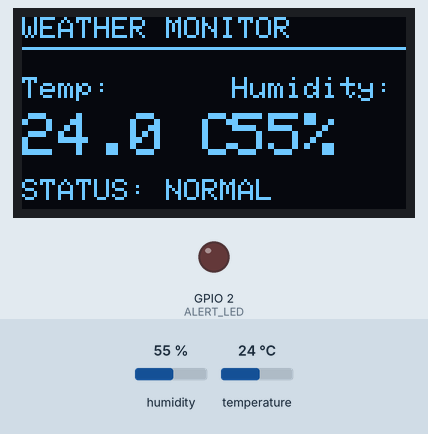
This sketch was run on a simulated ESP32-S2. Parts: 128×64 one-colour display, output pins drawn as LEDs (lit = HIGH). Inputs (shaded band) come from the test bench; at power-on: temperature 24 °C, humidity 55 %. What the sketch prints to the serial monitor is not drawn.

Above: at 3.2 s.
3.3 s: temperature set to 29.3 °C
At 4.5 s:
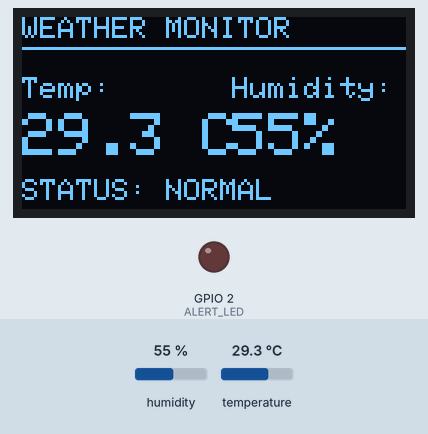
6.0 s: temperature set to 30.4 °C
At 7.2 s:
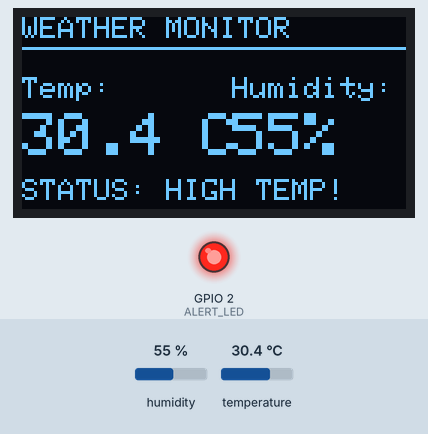
8.7 s: humidity set to 22 %
At 11.3 s:
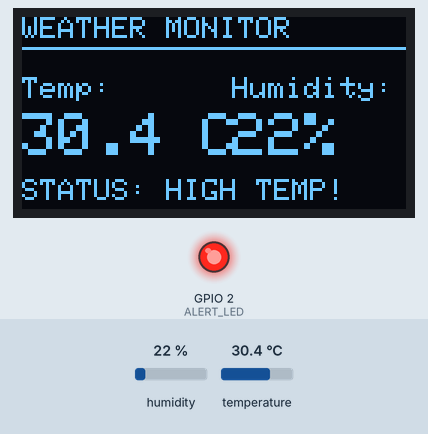
11.7 s: temperature set to 12 °C
At 12.7 s:
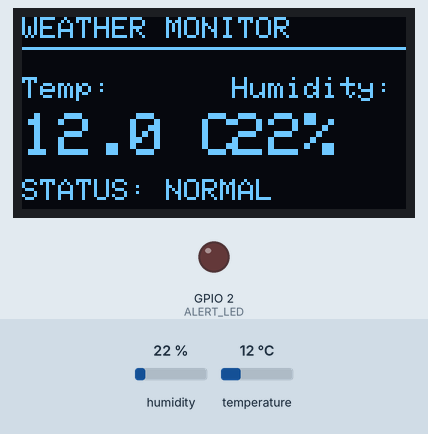
14.4 s: humidity set to 40 %
At 16.9 s:
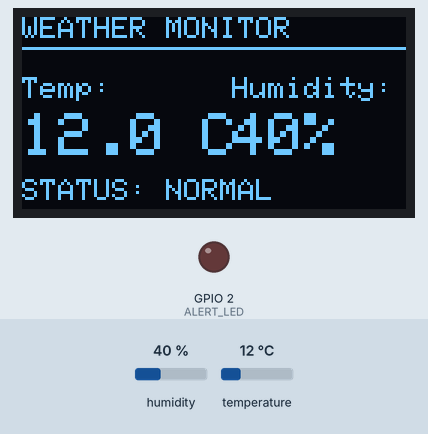
Timing chart, 0 to 18.4 s (numbered marks = the images above; inputs shaded):
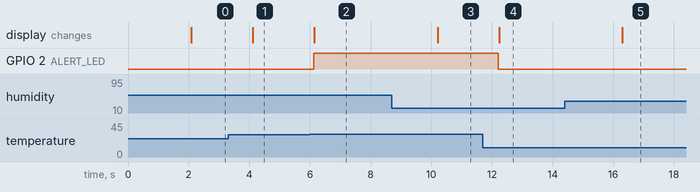

Measured:
- the behaviour switches between 30 and 30.1 °C on temperature (found by bisection; images 1 and 2)
- after the input at 3.3 s, the display: changes after 0.82 s (image 1)
- after the input at 6.0 s, GPIO 2 (ALERT_LED): LOW → HIGH after 0.12 s; the display: changes after 0.15 s (image 2)
- after the input at 8.7 s, the display: changes after 1.5 s (image 3)
- after the input at 11.7 s, GPIO 2 (ALERT_LED): HIGH → LOW after 0.52 s; the display: changes after 0.54 s (image 4)
- after the input at 14.4 s, the display: changes after 1.9 s (image 5)

The sketch:

sketch.ino
```cpp
#include <Wire.h>
#include <Adafruit_GFX.h>
#include <Adafruit_SSD1306.h>
#include <DHT.h>

// Screen dimensions
#define SCREEN_WIDTH 128
#define SCREEN_HEIGHT 64

// Pin Definitions
#define DHTPIN 15
#define DHTTYPE DHT22
#define ALERT_LED 2

// Thresholds
#define TEMP_THRESHOLD 30.0 // Celsius

Adafruit_SSD1306 display(SCREEN_WIDTH, SCREEN_HEIGHT, &Wire, -1);
DHT dht(DHTPIN, DHTTYPE);

void setup() {
  Serial.begin(115200);

  pinMode(ALERT_LED, OUTPUT);
  digitalWrite(ALERT_LED, LOW);

  dht.begin();

  // Initialize OLED display
  if (!display.begin(SSD1306_SWITCHCAPVCC, 0x3C)) {
    Serial.println(F("SSD1306 allocation failed"));
    for (;;);
  }

  display.clearDisplay();
  display.setTextColor(WHITE);
  display.setTextSize(1);
  display.setCursor(15, 25);
  display.println("Initializing...");
  display.display();
  delay(2000);
}

void loop() {
  float temp = dht.readTemperature();
  float humidity = dht.readHumidity();

  // Check if reading failed
  if (isnan(temp) || isnan(humidity)) {
    Serial.println("Failed to read from DHT sensor!");
    return;
  }

  // Print to Serial Monitor
  Serial.print("Temp: ");
  Serial.print(temp);
  Serial.print(" *C | Humidity: ");
  Serial.print(humidity);
  Serial.println(" %");

  // Alert system: Turn LED ON if temperature exceeds threshold
  if (temp > TEMP_THRESHOLD) {
    digitalWrite(ALERT_LED, HIGH);
  } else {
    digitalWrite(ALERT_LED, LOW);
  }

  // Update OLED Display
  display.clearDisplay();

  display.setTextSize(1);
  display.setCursor(0, 0);
  display.println("WEATHER MONITOR");
  display.drawLine(0, 10, 128, 10, WHITE);

  display.setTextSize(1);
  display.setCursor(0, 20);
  display.print("Temp: ");
  display.setTextSize(2);
  display.setCursor(0, 32);
  display.print(temp, 1);
  display.print(" C");

  display.setTextSize(1);
  display.setCursor(70, 20);
  display.print("Humidity:");
  display.setTextSize(2);
  display.setCursor(70, 32);
  display.print((int)humidity);
  display.print("%");

  if (temp > TEMP_THRESHOLD) {
    display.setTextSize(1);
    display.setCursor(0, 54);
    display.print("STATUS: HIGH TEMP!");
  } else {
    display.setTextSize(1);
    display.setCursor(0, 54);
    display.print("STATUS: NORMAL");
  }

  display.display();
  delay(2000); // Refresh every 2 seconds
}
```
